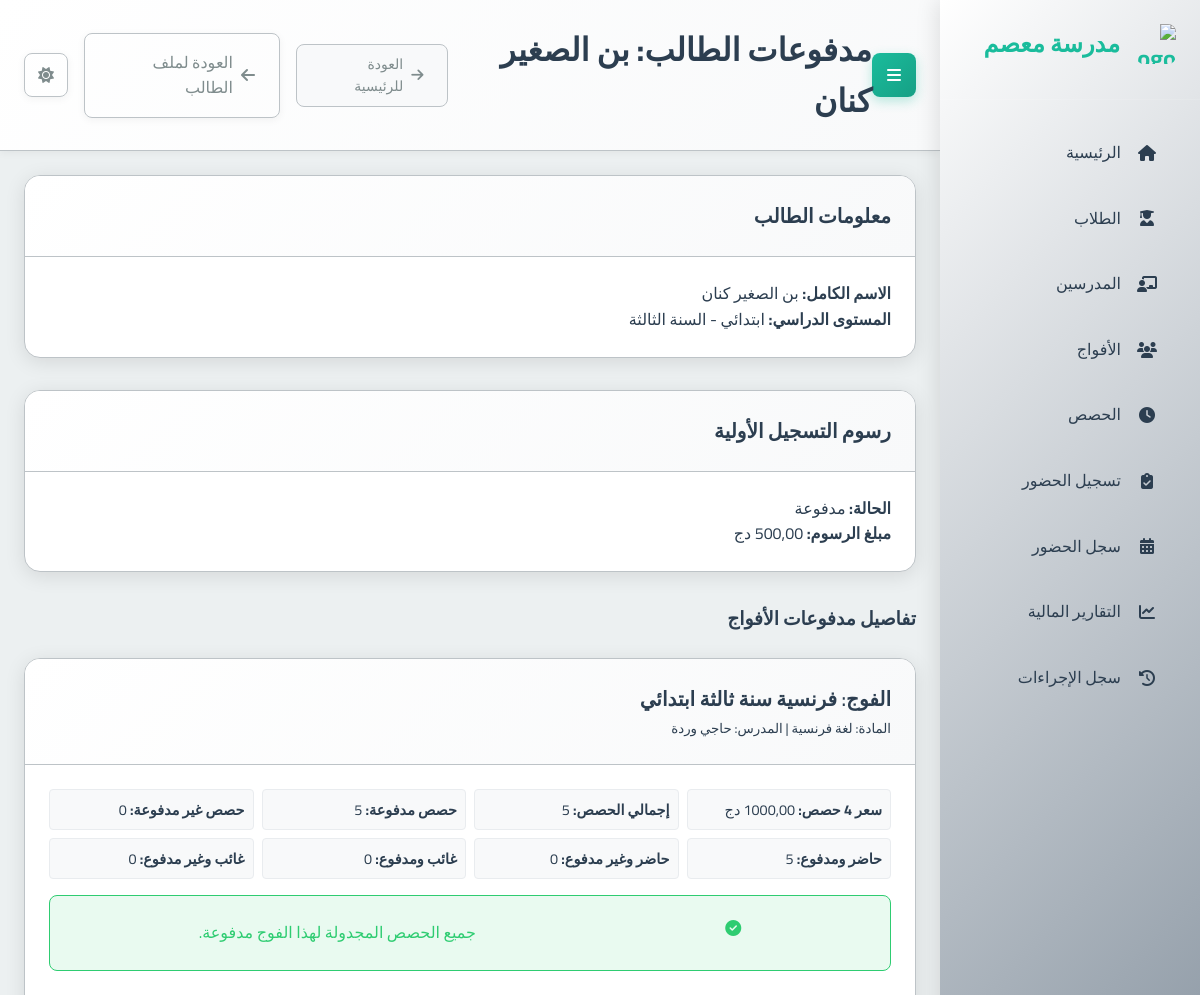
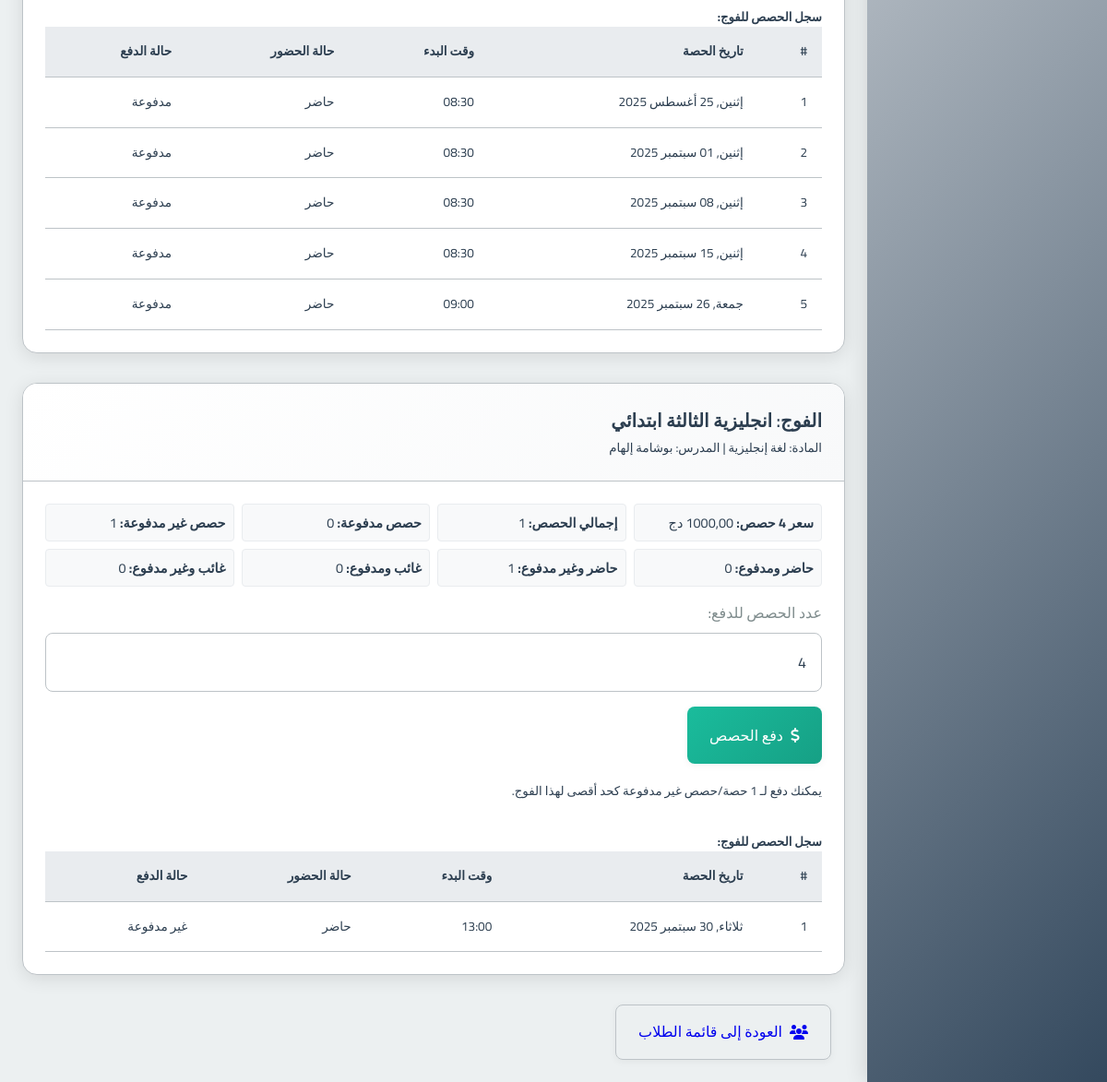
/payments/student/3/, run on the app's committed database (2 pictures, top to bottom).
### school_app/models.py (models this page shows, shortened)
class Student(models.Model):
    full_name = models.CharField(max_length=201, verbose_name="الاسم الكامل")
    phone_number = models.CharField(max_length=20, null=True, blank=True, verbose_name="رقم هاتف الطالب")
    guardian_phone = models.CharField(max_length=20, null=True, blank=True, verbose_name="رقم هاتف الولي")
    birth_day = models.IntegerField(verbose_name="يوم الميلاد")
    birth_month = models.IntegerField(verbose_name="شهر الميلاد")
    birth_year = models.IntegerField(verbose_name="سنة الميلاد")
    academic_level = models.ForeignKey(AcademicLevel, on_delete=models.PROTECT, verbose_name="المستوى الدراسي")
    registration_fee_paid = models.BooleanField(default=False, verbose_name="رسوم التسجيل مدفوعة")
    card_number = models.CharField(max_length=20, unique=True, blank=True, null=True, verbose_name="رقم البطاقة")
    prepaid_balance = models.DecimalField(max_digits=10, decimal_places=2, default=Decimal('0.00'), verbose_name="رصيد مدفوع مقدماً")
    created_at = models.DateTimeField(auto_now_add=True, verbose_name="تاريخ الإنشاء")
    class Meta:
        verbose_name = "طالب"
        verbose_name_plural = "الطلاب"

class AcademicLevel(models.Model):
    name = models.CharField(max_length=100, verbose_name="الاسم")
    category = models.CharField(max_length=50, choices=[
        ('PRIMARY', 'ابتدائي'),
        ('MIDDLE', 'متوسط'),
        ('HIGH', 'ثانوي')
    ], verbose_name="الفئة")
    class Meta:
        verbose_name = "المستوى الدراسي"
        verbose_name_plural = "المستويات الدراسية"

class Group(models.Model):
    name = models.CharField(max_length=100, verbose_name="اسم الفوج")
    subject = models.ForeignKey(Subject, on_delete=models.PROTECT, verbose_name="المادة")
    teacher = models.ForeignKey(Teacher, on_delete=models.CASCADE, verbose_name="المدرس")
    academic_levels = models.ManyToManyField(AcademicLevel, verbose_name="المستويات الدراسية المتوافقة")
    price_per_4_sessions = models.DecimalField(max_digits=10, decimal_places=2, verbose_name="السعر لكل 4 حصص")
    session_day = models.IntegerField(choices=[
        (0, 'الاثنين'),
        (1, 'الثلاثاء'),
        (2, 'الأربعاء'),
        (3, 'الخميس'),
        (4, 'الجمعة'),
        (5, 'السبت'),
        (6, 'الأحد')
    ], verbose_name="يوم الحصة")
    session_start_time = models.TimeField(verbose_name="وقت بداية الحصة")
    session_duration = models.DecimalField(max_digits=4, decimal_places=2, default=1.5, verbose_name="مدة الحصة (ساعات)")
    students = models.ManyToManyField(Student, through='StudentGroup', blank=True, verbose_name="الطلاب المسجلون")
    created_at = models.DateTimeField(auto_now_add=True, verbose_name="تاريخ الإنشاء")
    is_continuous = models.BooleanField(default=False, verbose_name="فوج مستمر (تُنشأ الحصص أسبوعياً تلقائياً)")
    created_sessions_until = models.DateField(null=True, blank=True, verbose_name="تم إنشاء الحصص حتى تاريخ")
    class Meta:
        verbose_name = "فوج"
        verbose_name_plural = "الأفواج"

class Subject(models.Model):
    name = models.CharField(max_length=100, verbose_name="اسم المادة")
    class Meta:
        verbose_name = "مادة دراسية"
        verbose_name_plural = "المواد الدراسية"

class Teacher(models.Model):
    full_name = models.CharField(max_length=201, verbose_name="الاسم الكامل")
    phone_number = models.CharField(max_length=20, unique=True, verbose_name="رقم الهاتف")
    subject = models.ForeignKey(Subject, on_delete=models.PROTECT, verbose_name="المادة الأساسية")
    created_at = models.DateTimeField(auto_now_add=True, verbose_name="تاريخ الإنشاء")
    class Meta:
        verbose_name = "مدرس"
        verbose_name_plural = "المدرسون"

class Session(models.Model):
    group = models.ForeignKey(Group, on_delete=models.CASCADE, related_name='sessions', verbose_name="الفوج")
    date = models.DateField(verbose_name="التاريخ")
    start_time = models.TimeField(verbose_name="وقت البدء")
    duration = models.DecimalField(max_digits=4, decimal_places=2, verbose_name="المدة (ساعات)")
    teacher_attended = models.BooleanField(default=True, verbose_name="حضور المدرس")
    teacher_compensated = models.BooleanField(default=False, verbose_name="تم تعويض المدرس")
    teacher_payment_amount = models.DecimalField(max_digits=10, decimal_places=2, default=Decimal('0.00'), verbose_name="المبلغ المدفوع للمدرس")
    created_at = models.DateTimeField(auto_now_add=True, verbose_name="تاريخ الإنشاء")
    class Meta:
        verbose_name = "حصة"
        verbose_name_plural = "الحصص"

### school_app/views.py (the view, shortened to what this page needs)
# urls.py: path('payments/student/<int:student_id>/', views.student_payment, name='student_payment'),
def student_payment(request, student_id):
    student = get_object_or_404(Student, id=student_id)
    page_title = f"مدفوعات الطالب: {student.full_name}"
    payment_info_by_group = []
    enrolled_groups = student.group_set.all().prefetch_related(
        'sessions__attendance_set', # Prefetch attendance for each session
        'subject',
        'teacher'
    )
    for group in enrolled_groups:
        try:
            student_group_enrollment = StudentGroup.objects.get(student=student, group=group)
            enrollment_date = student_group_enrollment.enrollment_date
        except StudentGroup.DoesNotExist:
            continue
        group_sessions_qs = group.sessions.filter(date__gte=enrollment_date).order_by('date', 'start_time')
        group_total_sessions_count = group_sessions_qs.count()
        group_paid_sessions_count = 0
        group_unpaid_sessions_count = 0 # Specifically sessions that have an attendance record and are unpaid OR no attendance record yet
        group_attended_and_paid_count = 0
        group_attended_not_paid_count = 0
        group_absent_but_paid_count = 0
        group_absent_not_paid_count = 0 # Includes sessions with no attendance record yet (assumed absent, not paid)
        session_payment_details_list = []
        for session_obj in group_sessions_qs:
            current_session_attendance = None
            for att_record in session_obj.attendance_set.all(): # Iterate through prefetched attendance
                if att_record.student_id == student.id:
                    current_session_attendance = att_record
                    break
            is_present = False
            is_paid = False
            attendance_status_display = "لم يحضر/يسجل" # Default if no attendance record
            payment_status_display = "غير مدفوعة"   # Default if no attendance record
            if current_session_attendance:
                is_present = current_session_attendance.present
                is_paid = current_session_attendance.student_paid_for_session
                attendance_status_display = "حاضر" if is_present else "غائب"
                payment_status_display = "مدفوعة" if is_paid else "غير مدفوعة"
                if is_paid:
                    group_paid_sessions_count += 1
                    if is_present:
                        group_attended_and_paid_count += 1
                    else:
                        group_absent_but_paid_count += 1
                else: # Not paid (but attendance record exists)
                    group_unpaid_sessions_count += 1
                    if is_present:
                        group_attended_not_paid_count += 1
                    else:
                        group_absent_not_paid_count += 1
            else: # No attendance record for this student and session
                group_unpaid_sessions_count += 1 # Count as unpaid
                group_absent_not_paid_count += 1 # And absent
            session_payment_details_list.append({
                'id': session_obj.id,
                'date': session_obj.date,
                'start_time': session_obj.start_time.strftime("%H:%M"),
                'attendance_status': attendance_status_display,
                'payment_status': payment_status_display,
                'is_paid': is_paid,
            })
        payment_info_by_group.append({
            'group_id': group.id,
            'group_name': group.name,
            'subject_name': group.subject.name,
            'teacher_name': group.teacher.full_name,
            'price_per_4_sessions': group.price_per_4_sessions,
            'total_sessions_in_group': group_total_sessions_count,
            'paid_session_count': group_paid_sessions_count,
            'unpaid_session_count': group_unpaid_sessions_count,
            'attended_not_paid_count': group_attended_not_paid_count,
            'attended_and_paid_count': group_attended_and_paid_count,
            'absent_but_paid_count': group_absent_but_paid_count,
            'absent_not_paid_count': group_absent_not_paid_count,
            'session_details': session_payment_details_list,
        })
    context = {
        'student': student,
        'payment_info_by_group': payment_info_by_group,
        'registration_fee_paid': student.registration_fee_paid,
        'REGISTRATION_FEE_AMOUNT': REGISTRATION_FEE_AMOUNT,
        'page_title': page_title
    }
    return render(request, 'school_app/student_payment.html', context)

### templates/school_app/student_payment.html (shortened to what this page needs)
{% extends "base.html" %}
{% block page_title %}{{ page_title }}{% endblock %}
{% block header_actions %}
  <a href="{% url 'student_detail' student.id %}" class="btn btn-outline-secondary">
    <i class="fas fa-arrow-left"></i> العودة لملف الطالب
  </a>
{% endblock %}
{% block content %}
<div class="container-fluid">
  <div class="card mb-4">
    <div class="card-header">
      <h3 class="card-title">معلومات الطالب</h3>
    </div>
    <div class="card-body">
      <p><strong>الاسم الكامل:</strong> {{ student.full_name }}</p>
      <p><strong>المستوى الدراسي:</strong> {{ student.academic_level.get_category_display }} - {{ student.academic_level.name }}</p>
    </div>
  </div>
  <div class="card mb-4">
    <div class="card-header">
      <h3 class="card-title">رسوم التسجيل الأولية</h3>
    </div>
    <div class="card-body">
      <p><strong>الحالة:</strong>
        {% if student.registration_fee_paid %}
          <span class="badge badge-success p-2">مدفوعة</span>
        {% else %}
          <span class="badge badge-danger p-2">غير مدفوعة</span>
        {% endif %}
      </p>
      <p><strong>مبلغ الرسوم:</strong> {{ REGISTRATION_FEE_AMOUNT|floatformat:2 }} دج</p>
    </div>
  </div>
  {% if payment_info_by_group %}
    <h3 class="mb-3">تفاصيل مدفوعات الأفواج</h3>
    {% for group_info in payment_info_by_group %}
      <div class="card mb-4">
        <div class="card-header bg-light">
          <h4 class="card-title mb-0">الفوج: {{ group_info.group_name }}</h4>
          <small class="text-muted">المادة: {{ group_info.subject_name }} | المدرس: {{ group_info.teacher_name }}</small>
        </div>
        <div class="card-body">
          <div class="payment-summary-grid mb-3">
              <div><strong>سعر 4 حصص:</strong> {{ group_info.price_per_4_sessions|floatformat:2 }} دج</div>
              <div><strong>إجمالي الحصص:</strong> {{ group_info.total_sessions_in_group }}</div>
              <div><strong>حصص مدفوعة:</strong> <span class="text-success font-weight-bold">{{ group_info.paid_session_count }}</span></div>
              <div><strong>حصص غير مدفوعة:</strong> <span class="text-danger font-weight-bold">{{ group_info.unpaid_session_count }}</span></div>
              <div><strong>حاضر ومدفوع:</strong> {{ group_info.attended_and_paid_count }}</div>
              <div><strong>حاضر وغير مدفوع:</strong> <span class="text-warning">{{ group_info.attended_not_paid_count }}</span></div>
              <div><strong>غائب ومدفوع:</strong> {{ group_info.absent_but_paid_count }}</div>
              <div><strong>غائب وغير مدفوع:</strong> {{ group_info.absent_not_paid_count }}</div>
          </div>
          {% if group_info.unpaid_session_count > 0 %}
          <form method="post" action="{% url 'student_payment' student.id %}" class="border p-3 rounded bg-white shadow-sm mb-3">
            <div class="form-row align-items-end">
              <div class="col-md-4 col-sm-6 mb-2">
                <label for="sessions_to_pay_{{ group_info.group_id }}">عدد الحصص للدفع:</label>
                <input type="number" class="form-control" id="sessions_to_pay_{{ group_info.group_id }}" name="sessions_to_pay" value="4" min="1" max="{{ group_info.unpaid_session_count }}">
              </div>
              <div class="col-md-auto col-sm-6 mb-2">
                <button type="submit" class="btn btn-primary btn-block">
                  <i class="fas fa-dollar-sign"></i> دفع الحصص
                </button>
              </div>
            </div>
            <small class="form-text text-muted">يمكنك دفع لـ {{ group_info.unpaid_session_count }} حصة/حصص غير مدفوعة كحد أقصى لهذا الفوج.</small>
          </form>
          {% else %}
            <p class="alert alert-success"><i class="fas fa-check-circle"></i> جميع الحصص المجدولة لهذا الفوج مدفوعة.</p>
          {% endif %}
          <h5 class="mt-4">سجل الحصص للفوج:</h5>
          <div class="table-responsive">
            <table class="table table-sm table-bordered table-hover" style="font-size: 0.85rem;">
              <thead class="thead-light">
                <tr>
                  <th>#</th>
                  <th>تاريخ الحصة</th>
                  <th>وقت البدء</th>
                  <th>حالة الحضور</th>
                  <th>حالة الدفع</th>
                </tr>
              </thead>
              <tbody>
                {% for session_detail in group_info.session_details %}
                  <tr class="{% if not session_detail.is_paid %}table-warning{% elif session_detail.attendance_status == 'غائب' and session_detail.is_paid %}table-info{% endif %}">
                    <td>{{ forloop.counter }}</td>
                    <td>{{ session_detail.date|date:"D, d M Y" }}</td>
                    <td>{{ session_detail.start_time }}</td>
                    <td>
                      {% if session_detail.attendance_status == "حاضر" %}
                        <span class="badge badge-success">{{ session_detail.attendance_status }}</span>
                      {% elif session_detail.attendance_status == "غائب" %}
                        <span class="badge badge-danger">{{ session_detail.attendance_status }}</span>
                      {% else %}
                        <span class="badge badge-secondary">{{ session_detail.attendance_status }}</span>
                      {% endif %}
                    </td>
                    <td>
                      {% if session_detail.is_paid %}
                        <span class="badge badge-success">مدفوعة</span>
                      {% else %}
                        <span class="badge badge-warning">غير مدفوعة</span>
                      {% endif %}
                    </td>
                  </tr>
                {% empty %}
                  <tr>
                    <td colspan="5" class="text-center text-muted">لا توجد حصص مجدولة لهذا الفوج بعد.</td>
                  </tr>
                {% endfor %}
              </tbody>
            </table>
          </div>
        </div>
      </div>
    {% endfor %}
  {% else %}
    <p class="text-center text-muted lead mt-4">الطالب غير مسجل في أي فوج حالياً.</p>
  {% endif %}
  <div class="mt-4">
      <a href="{% url 'student_list' %}" class="btn btn-secondary">
        <i class="fas fa-users"></i> العودة إلى قائمة الطلاب
      </a>
  </div>
</div>
{% endblock %}

### data on the page
Student: full_name "بن الصغير كنان", academic_level.category "ابتدائي", academic_level.name "السنة الثالثة"
Group: group_name "فرنسية سنة ثالثة ابتدائي", subject_name "لغة فرنسية", teacher_name "حاجي وردة", total_sessions_in_group "5", paid_session_count "5", unpaid_session_count "0", attended_and_paid_count "5", attended_not_paid_count "0", absent_but_paid_count "0", absent_not_paid_count "0", shows "جميع الحصص المجدولة لهذا الفوج مدفوعة.", start_time "08:30" "08:30" "08:30" "08:30" "09:00", attendance_status "حاضر" "حاضر" "حاضر" "حاضر" "حاضر", group_name "انجليزية الثالثة ابتدائي"
Session: date "إثنين, 25 أغسطس 2025"
Session: date "إثنين, 01 سبتمبر 2025"
Session: date "إثنين, 08 سبتمبر 2025"
Session: date "إثنين, 15 سبتمبر 2025"
Session: date "جمعة, 26 سبتمبر 2025"
Subject: subject_name "لغة إنجليزية"
Teacher: teacher_name "بوشامة إلهام"
Session: date "ثلاثاء, 30 سبتمبر 2025"

### other printed values
{{ page_title }} "مدفوعات الطالب: بن الصغير كنان"
{{ group_info.total_sessions_in_group }} "1"
{{ group_info.paid_session_count }} "0"
{{ group_info.unpaid_session_count }} "1"
{{ group_info.attended_and_paid_count }} "0"
{{ group_info.attended_not_paid_count }} "1"
{{ group_info.absent_but_paid_count }} "0"
{{ group_info.absent_not_paid_count }} "0"
{{ session_detail.start_time }} "13:00"
{{ session_detail.attendance_status }} "حاضر"
